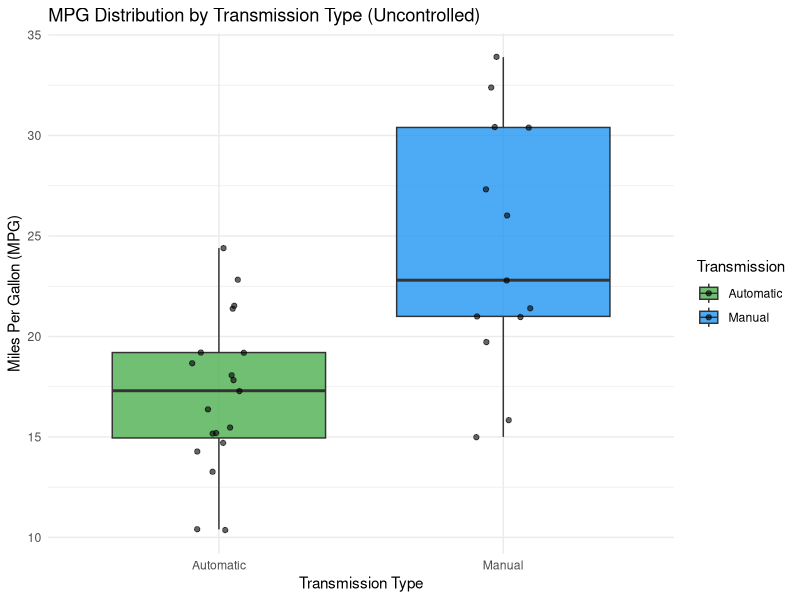
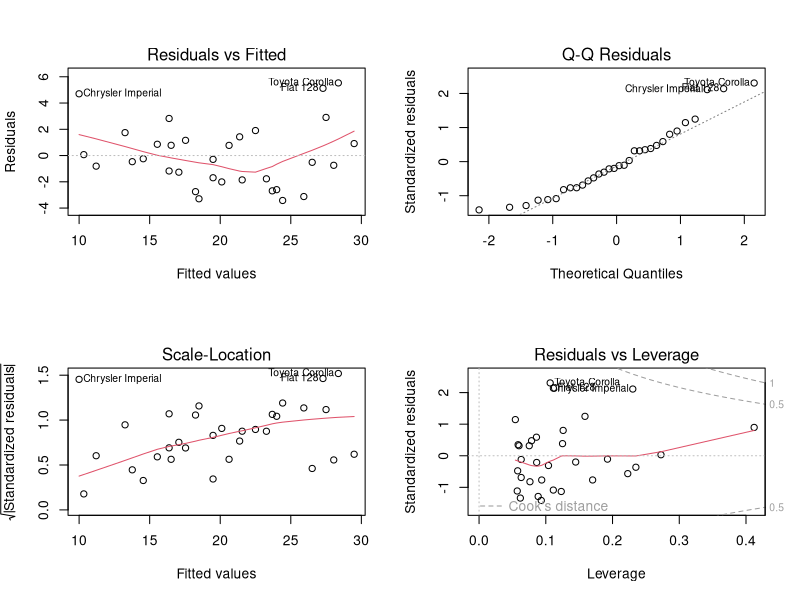

The R script that drew these images, in order:
## ---- chunk 1
library(ggplot2)
library(dplyr)
library(broom)
## ---- chunk 2
data(mtcars)
str(mtcars)
## ---- chunk 3
sum(is.na(mtcars))
## ---- chunk 4
# Convert 'am' (Transmission) to a factor for proper regression and visualization. 0 = Automatic, 1 = Manual.
mtcars$am <- factor(mtcars$am, 
                       levels = c(0, 1), 
                       labels = c("Automatic", "Manual"))

mtcars <- mtcars %>%  rename(Transmission = am)

head(mtcars, 5)
## ---- chunk 5
boxplot_plot <- ggplot(mtcars, aes(x = Transmission, y = mpg, fill = Transmission)) +
  geom_boxplot(alpha = 0.8) +
  geom_jitter(width = 0.1, color = "black", alpha = 0.6) +
  labs(title = "MPG Distribution by Transmission Type (Uncontrolled)",
       y = "Miles Per Gallon (MPG)",
       x = "Transmission Type") +
  theme_minimal() +
  scale_fill_manual(values = c("Automatic" = "#4CAF50", "Manual" = "#2196F3"))
print(boxplot_plot)
## ---- chunk 6
summary_stats <- mtcars %>%
  group_by(Transmission) %>%
  summarise(
    N = n(),
    Mean_MPG = mean(mpg),
    SD_MPG = sd(mpg),
    Min_MPG = min(mpg),
    Max_MPG = max(mpg)
  )
print(summary_stats)
## ---- chunk 7
# Model 1: Simple regression of MPG on Transmission
model_1 <- lm(mpg ~ Transmission, data = mtcars)
## ---- chunk 8
# Model 2: Multiple regression controlling for Weight (wt) and Horsepower (hp)
# These are known, strong confounders in vehicle efficiency.
model_2 <- lm(mpg ~ Transmission + wt + hp, data = mtcars)
## ---- chunk 9
data.frame(
  Model = c("Model 1 (Simple)", "Model 2 (Multivariate)"),
  AIC = c(AIC(model_1), AIC(model_2)),
  Adj_R_squared = c(summary(model_1)$adj.r.squared, summary(model_2)$adj.r.squared)
)
## ---- chunk 10
final_model <- model_2
summary(final_model)
## ---- chunk 11
manual_coef <- tidy(final_model) %>% filter(term == "TransmissionManual")
manual_coef
## ---- chunk 12
manual_ci <- confint(final_model, "TransmissionManual", level = 0.95)
manual_ci
## ---- chunk 13
par(mfrow = c(2, 2))
plot(final_model)
